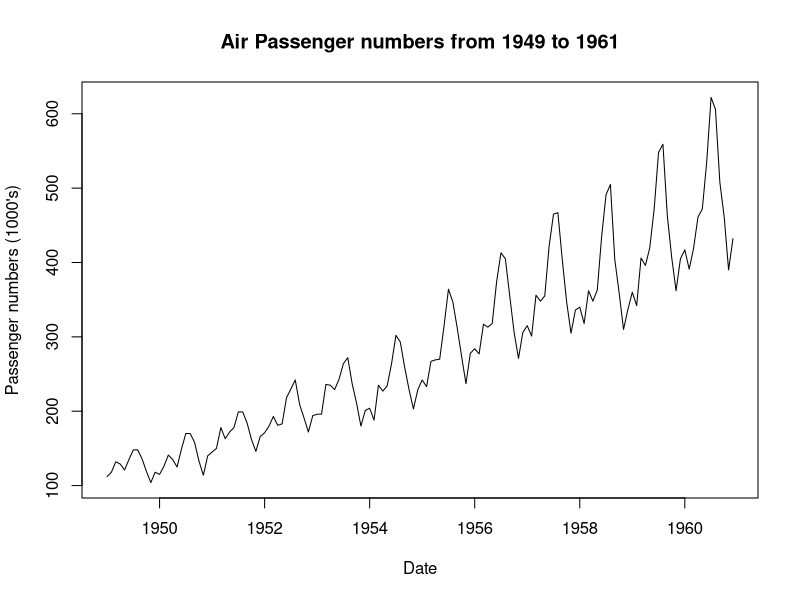
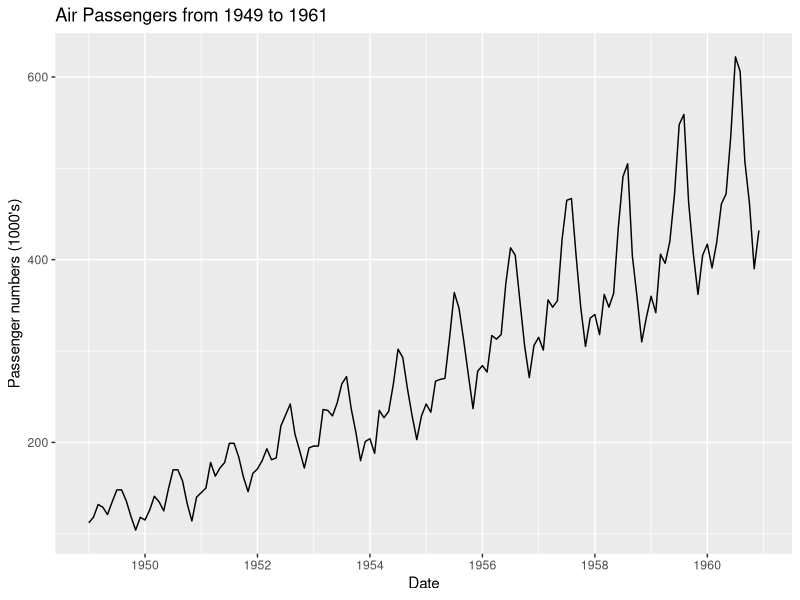
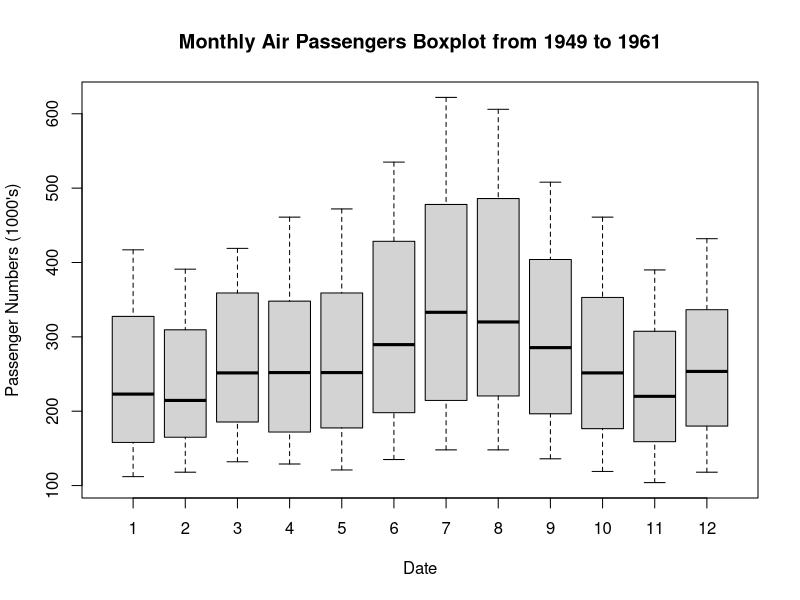
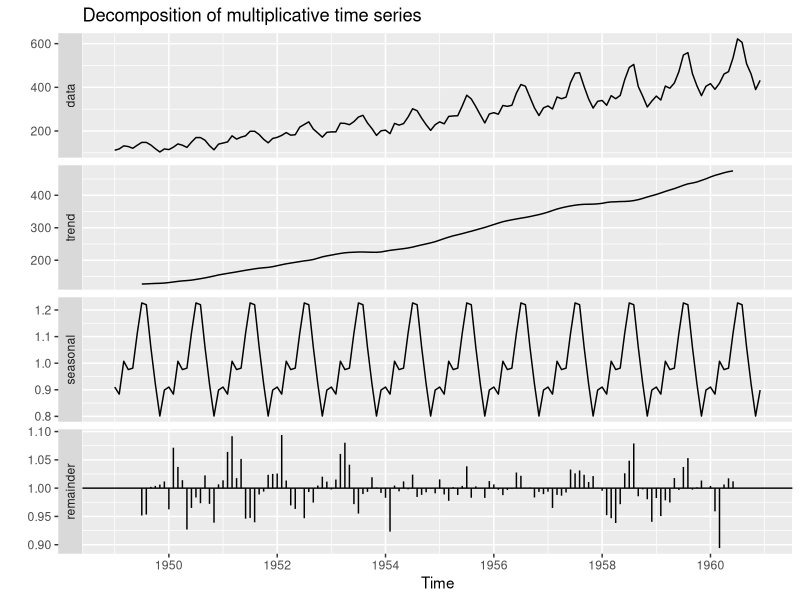
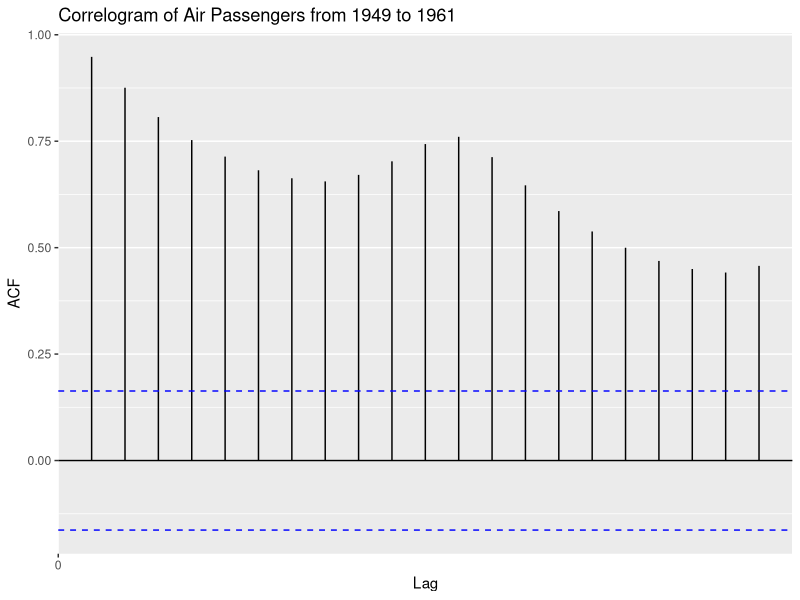
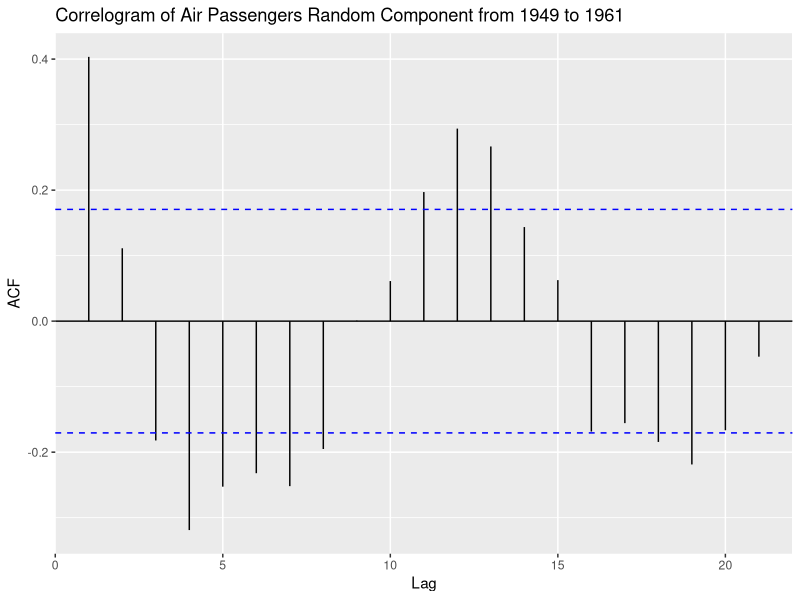
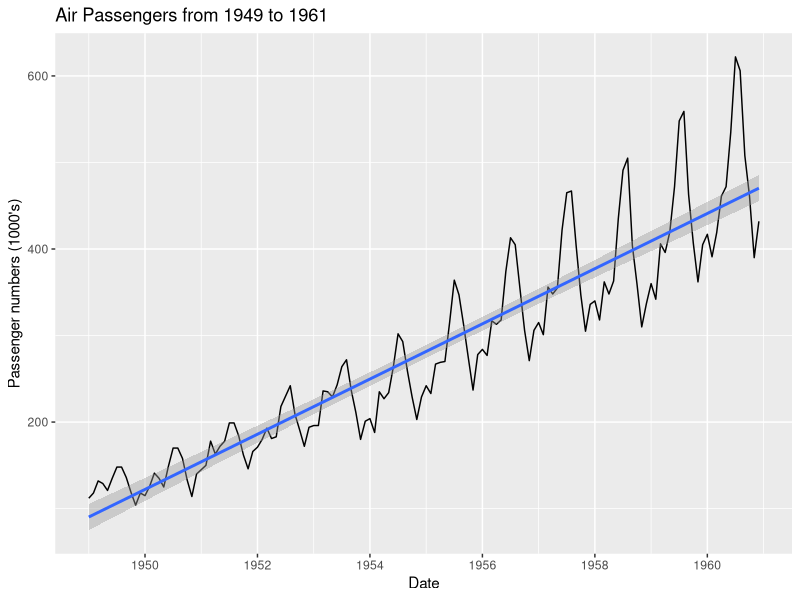
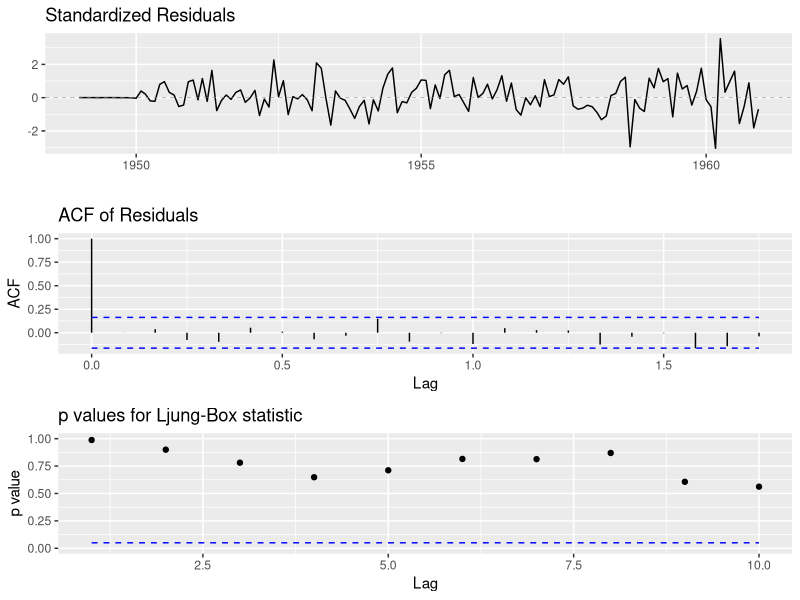

Reproduce these figures in R, in order.
## ---- chunk 1
knitr::opts_chunk$set(echo = TRUE, warning = FALSE)
## ---- chunk 2
library(ggfortify)
library(tseries)
library(forecast)
## ---- chunk 3
data(AirPassengers)
AP <- AirPassengers
# Take a look at the class of the dataset AirPassengers
class(AP)
## ---- chunk 4
# Take a look at the entries
AP
# Check for missing values
sum(is.na(AP))
# Check the frequency of the time series
frequency(AP)
# Check the cycle of the time series
cycle(AP)
# Review the table summary
summary(AP)
# Plot the raw data using the base plot function
plot(AP,xlab="Date", ylab = "Passenger numbers (1000's)",main="Air Passenger numbers from 1949 to 1961")
## ---- chunk 5
autoplot(AP) + labs(x ="Date", y = "Passenger numbers (1000's)", title="Air Passengers from 1949 to 1961") 
## ---- chunk 6
boxplot(AP~cycle(AP),xlab="Date", ylab = "Passenger Numbers (1000's)" ,main ="Monthly Air Passengers Boxplot from 1949 to 1961")
## ---- chunk 7
decomposeAP <- decompose(AP,"multiplicative")
autoplot(decomposeAP)
## ---- chunk 8
adf.test(AP) 
## ---- chunk 9
autoplot(acf(AP,plot=FALSE))+ labs(title="Correlogram of Air Passengers from 1949 to 1961") 
## ---- chunk 10
# Review random time series for any missing values
decomposeAP$random 
# Autoplot the random time series from 7:138 which exclude the NA values
autoplot(acf(decomposeAP$random[7:138],plot=FALSE))+ labs(title="Correlogram of Air Passengers Random Component from 1949 to 1961") 
## ---- chunk 11
autoplot(AP) + geom_smooth(method="lm")+ labs(x ="Date", y = "Passenger numbers (1000's)", title="Air Passengers from 1949 to 1961") 
## ---- chunk 12
arimaAP <- auto.arima(AP)
arimaAP
## ---- chunk 13
ggtsdiag(arimaAP)
## ---- chunk 14
forecastAP <- forecast(arimaAP, level = c(95), h = 36)
autoplot(forecastAP)
